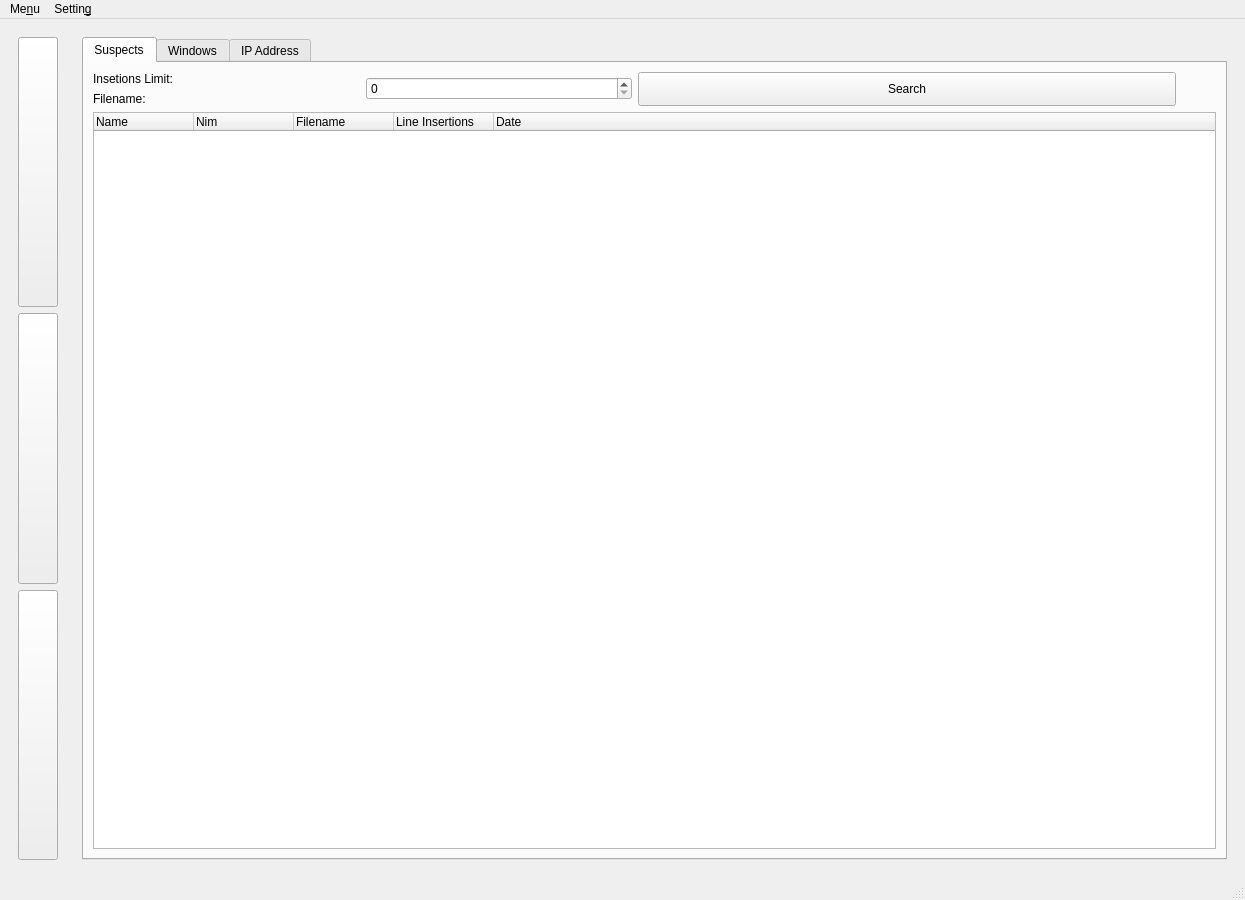
<?xml version="1.0" encoding="UTF-8"?>
<ui version="4.0">
 <class>MainWindow</class>
 <widget class="QMainWindow" name="MainWindow">
  <property name="geometry">
   <rect>
    <x>0</x>
    <y>0</y>
    <width>1245</width>
    <height>900</height>
   </rect>
  </property>
  <property name="windowTitle">
   <string>Lupv</string>
  </property>
  <widget class="QWidget" name="centralwidget">
   <layout class="QHBoxLayout" name="horizontalLayout_2">
    <item>
     <layout class="QHBoxLayout" name="horizontalLayout">
      <item>
       <widget class="QWidget" name="widget" native="true">
        <layout class="QVBoxLayout" name="verticalLayout_2">
         <item>
          <layout class="QVBoxLayout" name="verticalLayout">
           <item>
            <widget class="QPushButton" name="page1_btn">
             <property name="sizePolicy">
              <sizepolicy hsizetype="Maximum" vsizetype="Expanding">
               <horstretch>0</horstretch>
               <verstretch>0</verstretch>
              </sizepolicy>
             </property>
             <property name="minimumSize">
              <size>
               <width>0</width>
               <height>50</height>
              </size>
             </property>
             <property name="text">
              <string/>
             </property>
             <property name="icon">
              <iconset>
               <normaloff>../img/lup.svg</normaloff>../img/lup.svg</iconset>
             </property>
             <property name="iconSize">
              <size>
               <width>64</width>
               <height>64</height>
              </size>
             </property>
            </widget>
           </item>
           <item>
            <widget class="QPushButton" name="page2_btn">
             <property name="sizePolicy">
              <sizepolicy hsizetype="Minimum" vsizetype="Expanding">
               <horstretch>0</horstretch>
               <verstretch>0</verstretch>
              </sizepolicy>
             </property>
             <property name="minimumSize">
              <size>
               <width>0</width>
               <height>50</height>
              </size>
             </property>
             <property name="text">
              <string/>
             </property>
             <property name="icon">
              <iconset>
               <normaloff>../img/history.svg</normaloff>../img/history.svg</iconset>
             </property>
             <property name="iconSize">
              <size>
               <width>64</width>
               <height>64</height>
              </size>
             </property>
            </widget>
           </item>
           <item>
            <widget class="QPushButton" name="page3_btn">
             <property name="sizePolicy">
              <sizepolicy hsizetype="Minimum" vsizetype="Expanding">
               <horstretch>0</horstretch>
               <verstretch>0</verstretch>
              </sizepolicy>
             </property>
             <property name="minimumSize">
              <size>
               <width>0</width>
               <height>50</height>
              </size>
             </property>
             <property name="text">
              <string/>
             </property>
             <property name="icon">
              <iconset>
               <normaloff>../img/search.svg</normaloff>../img/search.svg</iconset>
             </property>
             <property name="iconSize">
              <size>
               <width>64</width>
               <height>56</height>
              </size>
             </property>
            </widget>
           </item>
          </layout>
         </item>
        </layout>
       </widget>
      </item>
      <item>
       <widget class="QStackedWidget" name="stackedWidget">
        <property name="currentIndex">
         <number>2</number>
        </property>
        <widget class="QWidget" name="page">
         <layout class="QVBoxLayout" name="verticalLayout_3">
          <item>
           <widget class="QGroupBox" name="groupBox_2">
            <property name="minimumSize">
             <size>
              <width>0</width>
              <height>50</height>
             </size>
            </property>
            <property name="title">
             <string>Appearance</string>
            </property>
            <layout class="QHBoxLayout" name="horizontalLayout_9">
             <item>
              <layout class="QHBoxLayout" name="horizontalLayout_8">
               <item>
                <widget class="QRadioButton" name="main_reldate_rbtn">
                 <property name="text">
                  <string>Re&amp;lative Date</string>
                 </property>
                </widget>
               </item>
               <item>
                <widget class="QRadioButton" name="main_realdate_rbtn">
                 <property name="text">
                  <string>Real &amp;Date</string>
                 </property>
                </widget>
               </item>
              </layout>
             </item>
            </layout>
           </widget>
          </item>
          <item>
           <widget class="QTableWidget" name="main_table">
            <property name="sortingEnabled">
             <bool>true</bool>
            </property>
            <column>
             <property name="text">
              <string>Name</string>
             </property>
            </column>
            <column>
             <property name="text">
              <string>Nim</string>
             </property>
            </column>
            <column>
             <property name="text">
              <string>Total Records</string>
             </property>
            </column>
            <column>
             <property name="text">
              <string>Work Duration</string>
             </property>
            </column>
            <column>
             <property name="text">
              <string>First Record</string>
             </property>
            </column>
            <column>
             <property name="text">
              <string>Last Record</string>
             </property>
            </column>
           </widget>
          </item>
         </layout>
        </widget>
        <widget class="QWidget" name="page_3">
         <layout class="QGridLayout" name="gridLayout">
          <item row="0" column="0">
           <widget class="QGroupBox" name="groupBox_3">
            <property name="sizePolicy">
             <sizepolicy hsizetype="Preferred" vsizetype="Maximum">
              <horstretch>0</horstretch>
              <verstretch>0</verstretch>
             </sizepolicy>
            </property>
            <property name="title">
             <string>Appearance</string>
            </property>
            <layout class="QVBoxLayout" name="verticalLayout_17">
             <item>
              <layout class="QHBoxLayout" name="horizontalLayout_7">
               <item>
                <widget class="QGroupBox" name="groupBox_5">
                 <property name="title">
                  <string>File Contens</string>
                 </property>
                 <layout class="QVBoxLayout" name="verticalLayout_15">
                  <item>
                   <layout class="QVBoxLayout" name="verticalLayout_14">
                    <item>
                     <layout class="QHBoxLayout" name="horizontalLayout_3">
                      <item>
                       <widget class="QRadioButton" name="diff_mode_rbtn">
                        <property name="text">
                         <string>&amp;Diff Mode</string>
                        </property>
                       </widget>
                      </item>
                      <item>
                       <widget class="QRadioButton" name="show_mode_rbtn">
                        <property name="text">
                         <string>Show Mode</string>
                        </property>
                       </widget>
                      </item>
                     </layout>
                    </item>
                    <item>
                     <layout class="QHBoxLayout" name="horizontalLayout_15">
                      <item>
                       <widget class="QLabel" name="label_4">
                        <property name="text">
                         <string>Filename:</string>
                        </property>
                       </widget>
                      </item>
                      <item>
                       <widget class="QComboBox" name="filename_combo">
                        <property name="sizePolicy">
                         <sizepolicy hsizetype="MinimumExpanding" vsizetype="Fixed">
                          <horstretch>0</horstretch>
                          <verstretch>0</verstretch>
                         </sizepolicy>
                        </property>
                       </widget>
                      </item>
                     </layout>
                    </item>
                   </layout>
                  </item>
                 </layout>
                </widget>
               </item>
               <item>
                <widget class="QGroupBox" name="log_appearance_box">
                 <property name="sizePolicy">
                  <sizepolicy hsizetype="MinimumExpanding" vsizetype="Preferred">
                   <horstretch>0</horstretch>
                   <verstretch>0</verstretch>
                  </sizepolicy>
                 </property>
                 <property name="title">
                  <string>Log Appearance</string>
                 </property>
                 <property name="checkable">
                  <bool>false</bool>
                 </property>
                 <layout class="QVBoxLayout" name="verticalLayout_16">
                  <item>
                   <layout class="QVBoxLayout" name="verticalLayout_4">
                    <item>
                     <widget class="QCheckBox" name="stats_check">
                      <property name="text">
                       <string>Line Insertion Deletion</string>
                      </property>
                     </widget>
                    </item>
                    <item>
                     <layout class="QHBoxLayout" name="horizontalLayout_10">
                      <item>
                       <widget class="QRadioButton" name="log_realdate_rbtn">
                        <property name="text">
                         <string>Rea&amp;l Date</string>
                        </property>
                       </widget>
                      </item>
                      <item>
                       <widget class="QRadioButton" name="log_reldate_rbtn">
                        <property name="text">
                         <string>Relative &amp;Date</string>
                        </property>
                       </widget>
                      </item>
                     </layout>
                    </item>
                    <item>
                     <widget class="QCheckBox" name="sha_check">
                      <property name="text">
                       <string>SHA</string>
                      </property>
                     </widget>
                    </item>
                   </layout>
                  </item>
                 </layout>
                </widget>
               </item>
              </layout>
             </item>
            </layout>
           </widget>
          </item>
          <item row="1" column="0">
           <widget class="QSplitter" name="splitter_2">
            <property name="orientation">
             <enum>Qt::Horizontal</enum>
            </property>
            <widget class="QSplitter" name="splitter">
             <property name="orientation">
              <enum>Qt::Vertical</enum>
             </property>
             <widget class="QGroupBox" name="groupBox">
              <property name="minimumSize">
               <size>
                <width>0</width>
                <height>100</height>
               </size>
              </property>
              <property name="maximumSize">
               <size>
                <width>16777215</width>
                <height>100</height>
               </size>
              </property>
              <property name="title">
               <string>GroupBox</string>
              </property>
              <layout class="QHBoxLayout" name="horizontalLayout_14">
               <item>
                <layout class="QHBoxLayout" name="horizontalLayout_13">
                 <item>
                  <layout class="QHBoxLayout" name="horizontalLayout_11">
                   <item>
                    <layout class="QVBoxLayout" name="verticalLayout_19">
                     <item>
                      <widget class="QLabel" name="name_const_lbl">
                       <property name="text">
                        <string>&lt;html&gt;&lt;head/&gt;&lt;body&gt;&lt;p&gt;&lt;span style=&quot; font-weight:600;&quot;&gt;Login Name:&lt;/span&gt;&lt;/p&gt;&lt;/body&gt;&lt;/html&gt;</string>
                       </property>
                      </widget>
                     </item>
                     <item>
                      <widget class="QLabel" name="machine_const_lbl">
                       <property name="text">
                        <string>&lt;html&gt;&lt;head/&gt;&lt;body&gt;&lt;p&gt;&lt;span style=&quot; font-weight:600;&quot;&gt;Machine name:&lt;/span&gt;&lt;/p&gt;&lt;/body&gt;&lt;/html&gt;</string>
                       </property>
                      </widget>
                     </item>
                    </layout>
                   </item>
                   <item>
                    <layout class="QVBoxLayout" name="verticalLayout_18">
                     <item>
                      <widget class="QLabel" name="name_lbl">
                       <property name="text">
                        <string/>
                       </property>
                      </widget>
                     </item>
                     <item>
                      <widget class="QLabel" name="machine_lbl">
                       <property name="text">
                        <string/>
                       </property>
                      </widget>
                     </item>
                    </layout>
                   </item>
                  </layout>
                 </item>
                 <item>
                  <layout class="QHBoxLayout" name="horizontalLayout_12">
                   <item>
                    <layout class="QVBoxLayout" name="verticalLayout_20">
                     <item>
                      <widget class="QLabel" name="ip_const_lbl">
                       <property name="text">
                        <string>&lt;html&gt;&lt;head/&gt;&lt;body&gt;&lt;p&gt;&lt;span style=&quot; font-weight:600;&quot;&gt;IP Address:&lt;/span&gt;&lt;/p&gt;&lt;/body&gt;&lt;/html&gt;</string>
                       </property>
                      </widget>
                     </item>
                     <item>
                      <widget class="QLabel" name="label_10">
                       <property name="text">
                        <string/>
                       </property>
                      </widget>
                     </item>
                    </layout>
                   </item>
                   <item>
                    <layout class="QVBoxLayout" name="verticalLayout_21">
                     <item>
                      <widget class="QLabel" name="ip_lbl">
                       <property name="text">
                        <string/>
                       </property>
                      </widget>
                     </item>
                     <item>
                      <widget class="QLabel" name="label_11">
                       <property name="text">
                        <string/>
                       </property>
                      </widget>
                     </item>
                    </layout>
                   </item>
                  </layout>
                 </item>
                </layout>
               </item>
              </layout>
             </widget>
             <widget class="QTreeWidget" name="windows_tree">
              <property name="sizePolicy">
               <sizepolicy hsizetype="Expanding" vsizetype="Preferred">
                <horstretch>0</horstretch>
                <verstretch>0</verstretch>
               </sizepolicy>
              </property>
              <property name="minimumSize">
               <size>
                <width>0</width>
                <height>100</height>
               </size>
              </property>
              <property name="maximumSize">
               <size>
                <width>16777215</width>
                <height>16777215</height>
               </size>
              </property>
              <column>
               <property name="text">
                <string notr="true">WIndows</string>
               </property>
              </column>
             </widget>
             <widget class="QPlainTextEdit" name="file_content_widget">
              <property name="minimumSize">
               <size>
                <width>0</width>
                <height>400</height>
               </size>
              </property>
             </widget>
            </widget>
            <widget class="QTreeWidget" name="log_tree">
             <property name="sortingEnabled">
              <bool>true</bool>
             </property>
             <column>
              <property name="text">
               <string>Relative Date</string>
              </property>
             </column>
             <column>
              <property name="text">
               <string>Date</string>
              </property>
             </column>
             <column>
              <property name="text">
               <string>SHA</string>
              </property>
             </column>
             <column>
              <property name="text">
               <string>Insertions</string>
              </property>
             </column>
             <column>
              <property name="text">
               <string>Deletions</string>
              </property>
             </column>
            </widget>
           </widget>
          </item>
          <item row="2" column="0">
           <widget class="QPushButton" name="show_editdistance_action">
            <property name="text">
             <string>Show Editdistance</string>
            </property>
           </widget>
          </item>
         </layout>
        </widget>
        <widget class="QWidget" name="page_4">
         <layout class="QVBoxLayout" name="verticalLayout_13">
          <item>
           <widget class="QTabWidget" name="tabWidget">
            <property name="currentIndex">
             <number>0</number>
            </property>
            <widget class="QWidget" name="suspects_tab">
             <attribute name="title">
              <string>Suspects</string>
             </attribute>
             <layout class="QVBoxLayout" name="verticalLayout_8">
              <item>
               <layout class="QVBoxLayout" name="verticalLayout_7">
                <item>
                 <layout class="QHBoxLayout" name="horizontalLayout_5">
                  <item>
                   <layout class="QHBoxLayout" name="horizontalLayout_4">
                    <item>
                     <layout class="QVBoxLayout" name="verticalLayout_5">
                      <item>
                       <widget class="QLabel" name="label">
                        <property name="text">
                         <string>Insetions Limit:</string>
                        </property>
                       </widget>
                      </item>
                      <item>
                       <widget class="QLabel" name="label_2">
                        <property name="text">
                         <string>Filename:</string>
                        </property>
                       </widget>
                      </item>
                     </layout>
                    </item>
                    <item>
                     <layout class="QVBoxLayout" name="verticalLayout_6">
                      <item>
                       <widget class="QSpinBox" name="insertions_limit_spin"/>
                      </item>
                     </layout>
                    </item>
                   </layout>
                  </item>
                  <item>
                   <widget class="QPushButton" name="analyze_suspects_btn">
                    <property name="sizePolicy">
                     <sizepolicy hsizetype="Minimum" vsizetype="Preferred">
                      <horstretch>0</horstretch>
                      <verstretch>0</verstretch>
                     </sizepolicy>
                    </property>
                    <property name="text">
                     <string>Search</string>
                    </property>
                   </widget>
                  </item>
                  <item>
                   <spacer name="horizontalSpacer">
                    <property name="orientation">
                     <enum>Qt::Horizontal</enum>
                    </property>
                    <property name="sizeType">
                     <enum>QSizePolicy::Preferred</enum>
                    </property>
                    <property name="sizeHint" stdset="0">
                     <size>
                      <width>40</width>
                      <height>20</height>
                     </size>
                    </property>
                   </spacer>
                  </item>
                 </layout>
                </item>
                <item>
                 <widget class="QTreeWidget" name="suspects_tree">
                  <column>
                   <property name="text">
                    <string>Name</string>
                   </property>
                  </column>
                  <column>
                   <property name="text">
                    <string>Nim</string>
                   </property>
                  </column>
                  <column>
                   <property name="text">
                    <string>Filename</string>
                   </property>
                  </column>
                  <column>
                   <property name="text">
                    <string>Line Insertions</string>
                   </property>
                  </column>
                  <column>
                   <property name="text">
                    <string>Date</string>
                   </property>
                  </column>
                 </widget>
                </item>
               </layout>
              </item>
             </layout>
            </widget>
            <widget class="QWidget" name="windows_tab">
             <attribute name="title">
              <string>Windows</string>
             </attribute>
             <layout class="QVBoxLayout" name="verticalLayout_10">
              <item>
               <layout class="QVBoxLayout" name="verticalLayout_9">
                <item>
                 <layout class="QHBoxLayout" name="horizontalLayout_6">
                  <item>
                   <widget class="QLabel" name="label_3">
                    <property name="text">
                     <string>Windows Name:</string>
                    </property>
                   </widget>
                  </item>
                  <item>
                   <widget class="QLineEdit" name="windows_name_widget"/>
                  </item>
                  <item>
                   <widget class="QPushButton" name="windows_search_btn">
                    <property name="text">
                     <string>Search</string>
                    </property>
                   </widget>
                  </item>
                 </layout>
                </item>
                <item>
                 <widget class="QTreeWidget" name="windows_search_tree">
                  <column>
                   <property name="text">
                    <string>Windows Name</string>
                   </property>
                  </column>
                  <column>
                   <property name="text">
                    <string notr="true">Name</string>
                   </property>
                  </column>
                  <column>
                   <property name="text">
                    <string>Nim</string>
                   </property>
                  </column>
                  <column>
                   <property name="text">
                    <string>Record DateTime</string>
                   </property>
                  </column>
                 </widget>
                </item>
               </layout>
              </item>
             </layout>
            </widget>
            <widget class="QWidget" name="ip_tab">
             <attribute name="title">
              <string>IP Address</string>
             </attribute>
             <layout class="QVBoxLayout" name="verticalLayout_12">
              <item>
               <layout class="QVBoxLayout" name="verticalLayout_11">
                <item>
                 <widget class="QPushButton" name="group_by_ip_btn">
                  <property name="text">
                   <string>Group by IP Address</string>
                  </property>
                 </widget>
                </item>
                <item>
                 <widget class="QTreeWidget" name="group_by_ip_tree">
                  <column>
                   <property name="text">
                    <string notr="true">IP</string>
                   </property>
                  </column>
                  <column>
                   <property name="text">
                    <string>Name</string>
                   </property>
                  </column>
                  <column>
                   <property name="text">
                    <string notr="true">Nim</string>
                   </property>
                  </column>
                  <column>
                   <property name="text">
                    <string>Record DateTime</string>
                   </property>
                  </column>
                 </widget>
                </item>
               </layout>
              </item>
             </layout>
            </widget>
           </widget>
          </item>
         </layout>
        </widget>
       </widget>
      </item>
     </layout>
    </item>
   </layout>
  </widget>
  <widget class="QMenuBar" name="menubar">
   <property name="geometry">
    <rect>
     <x>0</x>
     <y>0</y>
     <width>1245</width>
     <height>19</height>
    </rect>
   </property>
   <widget class="QMenu" name="menuMenu">
    <property name="title">
     <string>Me&amp;nu</string>
    </property>
    <addaction name="open_records_action"/>
    <addaction name="quit_action"/>
   </widget>
   <widget class="QMenu" name="menuSetting">
    <property name="title">
     <string>Settin&amp;g</string>
    </property>
    <widget class="QMenu" name="menuTheme">
     <property name="title">
      <string>&amp;Theme</string>
     </property>
     <addaction name="light_theme_action"/>
     <addaction name="dark_theme_action"/>
    </widget>
    <addaction name="menuTheme"/>
   </widget>
   <addaction name="menuMenu"/>
   <addaction name="menuSetting"/>
  </widget>
  <widget class="QStatusBar" name="statusbar"/>
  <action name="open_records_action">
   <property name="text">
    <string>&amp;Open Records</string>
   </property>
  </action>
  <action name="quit_action">
   <property name="text">
    <string>&amp;Quit</string>
   </property>
  </action>
  <action name="light_theme_action">
   <property name="text">
    <string>&amp;Light</string>
   </property>
  </action>
  <action name="dark_theme_action">
   <property name="text">
    <string>&amp;Dark</string>
   </property>
  </action>
 </widget>
 <resources/>
 <connections/>
</ui>
